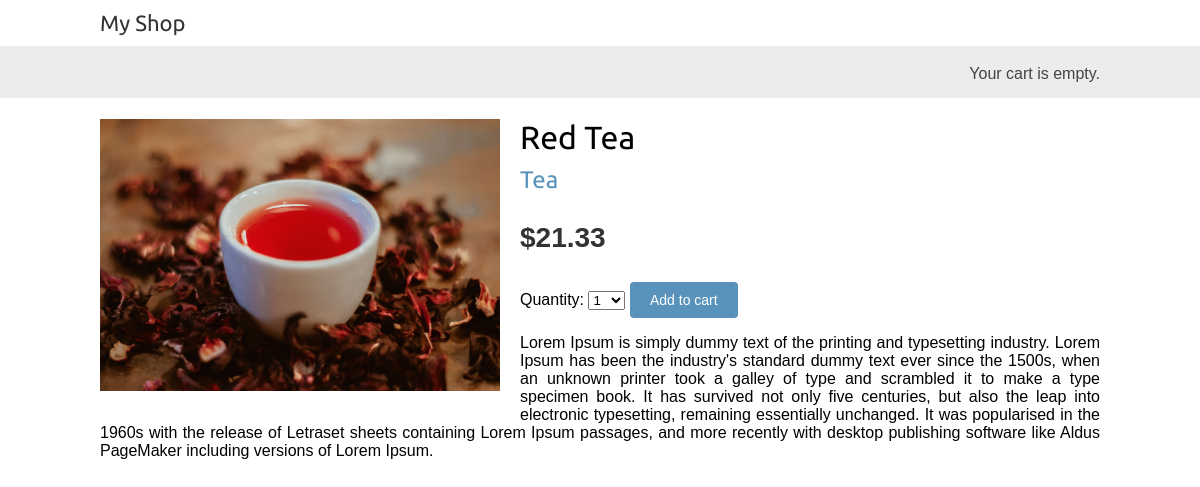
Screenshot of /3/red-tea/ with the database file from the repository.
### shop/models.py (models this page shows, shortened)
class Product(models.Model):
    category = models.ForeignKey(Category,related_name='products',on_delete=models.CASCADE)
    name = models.CharField(max_length=200)
    slug = models.SlugField(max_length=200)
    image = models.ImageField(upload_to='product/%Y/%m/%d',blank=True)
    description = models.TextField(blank=True)
    price = models.DecimalField(max_digits=10,decimal_places=2)
    available = models.BooleanField(default=True)
    created = models.DateTimeField(auto_now_add=True)
    updated = models.DateTimeField(auto_now=True)
    class Meta:
        ordering = ['name']
        indexes = [
            models.Index(fields=['id','slug']),
            models.Index(fields=['name']),
            models.Index(fields=['-created']),
        ]

class Category(models.Model):
    name = models.CharField(max_length=200)
    slug = models.SlugField(max_length=200,unique=True)
    class Meta:
        ordering = ['name']
        indexes = [
            models.Index(fields=['name']),
        ]
        verbose_name = 'category'
        verbose_name_plural = 'categories'
    def __str__(self) -> str:
        return self.name
    def get_absolute_url(self):
        return reverse('shop:product_list_by_category',args=[self.slug])

### shop/views.py (the view)
# urls.py: path('<int:id>/<slug:slug>/',views.product_detail,name='product_detail')
def product_detail(request,id,slug):
    product = get_object_or_404(Product,id=id,slug=slug,available=True)
    cart_product_form = CartAddProductForm()
    return render(request,'shop/product/detail.html',{'product':product,'cart_product_form':cart_product_form})

### cart/forms.py
class CartAddProductForm(forms.Form):
    quantity = forms.TypedChoiceField(choices=PRODUCT_QUANTITY_CHOICES,coerce=int)
    override = forms.BooleanField(required=False,initial=False,widget=forms.HiddenInput)

### cart/cart.py (called while the page is built)
    def __len__(self):
        return sum(item['quantity'] for item in self.cart.values())

### cart/context_processor.py (called while the page is built)
def cart(request):
    return {'cart':Cart(request)}

### shop/templates/shop/product/detail.html (shortened to what this page needs)
{% extends 'shop/base.html' %}
{%load static%}
{% block content %}
    <div class="product-detail">
        <img src="{% if product.image %}{{ product.image.url }}{% else %}{% static 'img/no_image.png'%} {% endif %}" alt="">
        <h1>{{ product.name }}</h1>
        <h2>
            <a href="{{ product.category.get_absolute_url }}">
                {{product.category}}
            </a>
        </h2>
        <p class="price">${{ product.price }}</p>
        <form action="{% url 'cart:cart_add' product.id %}" method="post">
            {{cart_product_form}}
            <input type="submit" value="Add to cart">
        </form>
        {{ product.description|linebreaks}}
    </div>
{% endblock content %}

### shop/static/css/base.css (style rules this page uses)
body { margin:0; padding:0; font-family:helvetica, sans-serif; }
h1, h2, h3, h4, h5 , h6 { font-family: 'Ubuntu', sans-serif; font-weight:normal; }
a { text-decoration:none; color:#5993bb; }
a.button, input[type="submit"] { color:#fff; background:#5993bb; border-radius:4px; padding:10px 20px; font-size:14px; border:0; }
.product-detail { text-align:justify; }
.product-detail .price { color:#333; font-size:28px; font-weight:bold; }
.product-detail img { width:40%; float:left; padding:0 20px 20px 0; }
.product-detail h1 { margin-bottom:0; }
.product-detail h2 { margin-top:10px; }

### rows the page displays
Product: image (picture), name "Red Tea", category "Tea", price "21.33", description "Lorem Ipsum is simply dummy text of the printing and typesetting industry. Lorem Ipsum has been the industry's standard dummy text ever since the 1500s, when an unknown printer took a galley of type and scrambled it to make a type specimen book. It has survived not only five centuries, but also the leap into electronic typesetting, remaining essentially unchanged. It was popularised in the 1960s with the release of Letraset sheets containing Lorem Ipsum passages, and more recently with desktop publishing software like Aldus PageMaker including versions of Lorem Ipsum."
